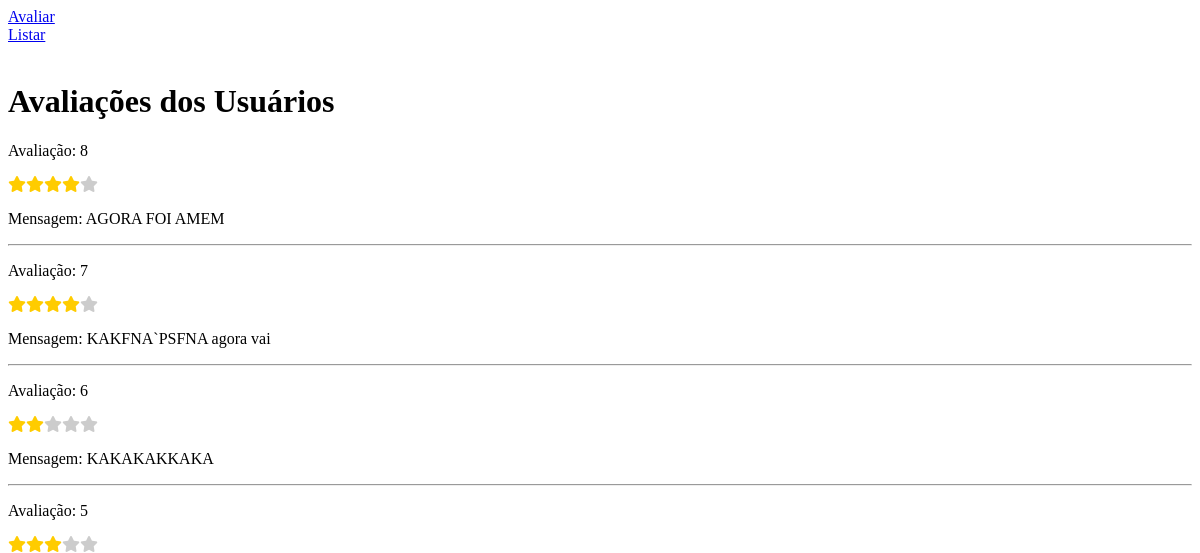
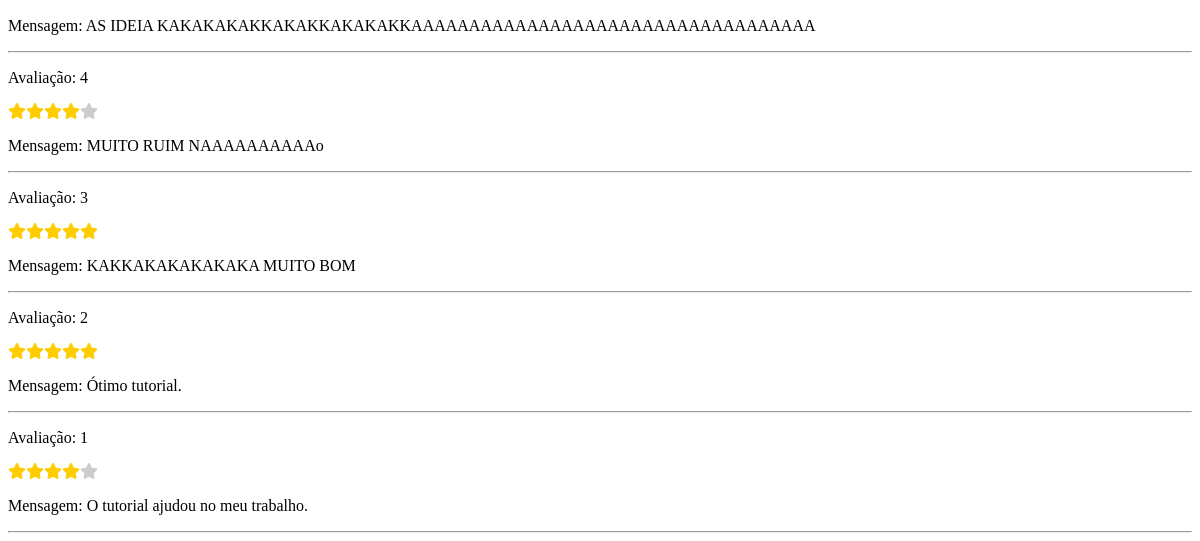
Page /criar-avaliacao-de-estrela-com-php/listar_avaliacoes.php on the earlier database version (2 pictures, top to bottom).
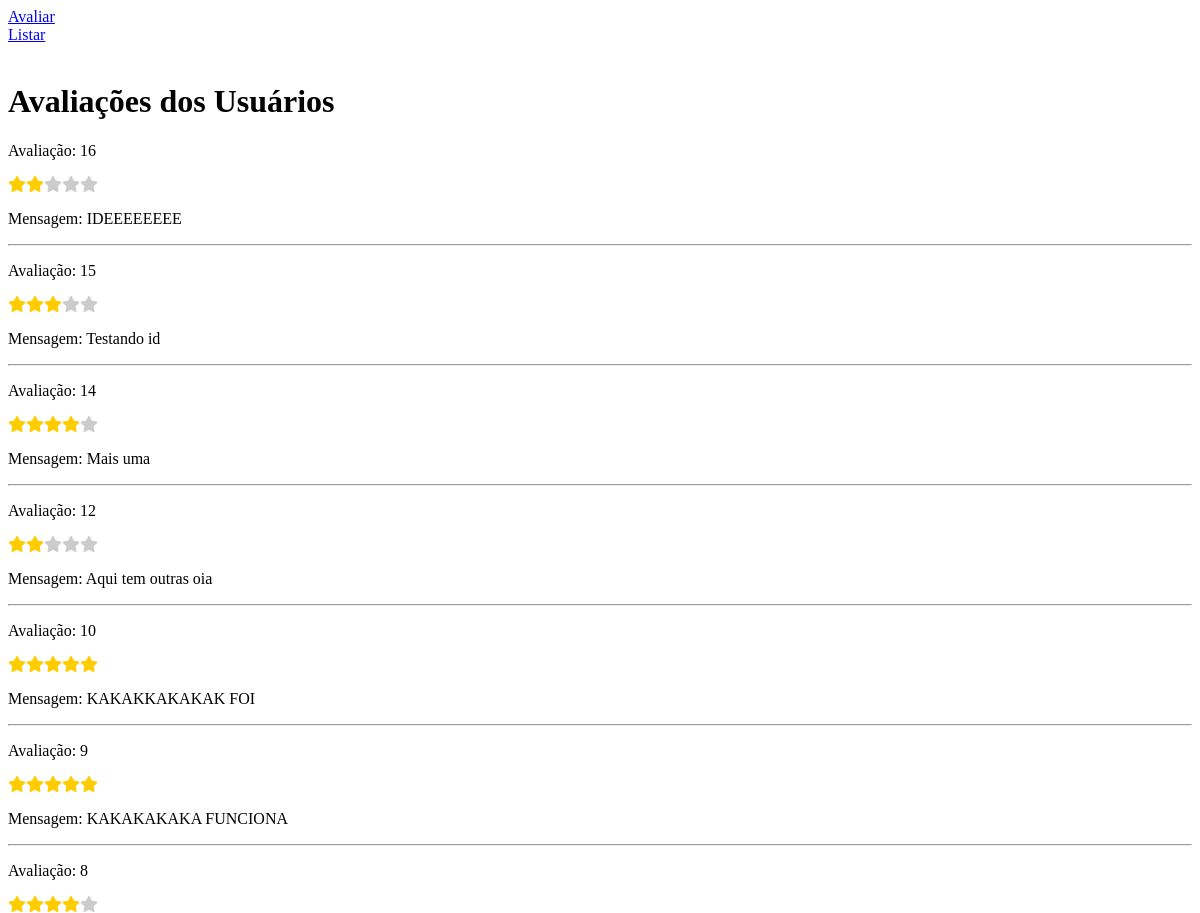
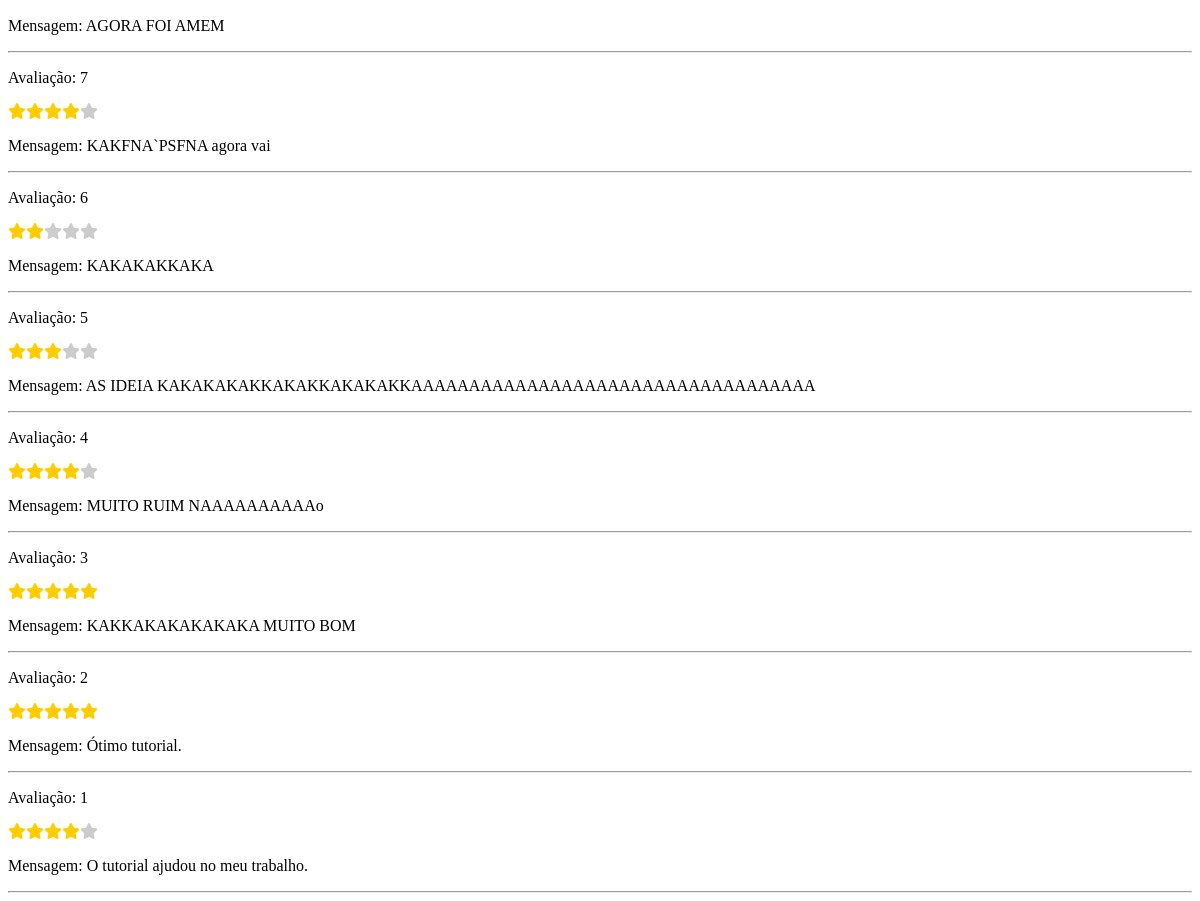
Same page on the later database version (2 pictures, top to bottom).
### tables this page shows
CREATE TABLE `avaliacoes` (
  `id` int(11) NOT NULL,
  `qtd_estrela` int(11) NOT NULL,
  `mensagem` varchar(255) DEFAULT NULL,
  `created` datetime NOT NULL,
  `modified` datetime DEFAULT NULL,
  `id_empresa` varchar(20) DEFAULT NULL,
  `id_usuario` int(11) DEFAULT NULL
);

### criar-avaliacao-de-estrela-com-php/listar_avaliacoes.php (the view, shortened to what this page needs)
<?php
include_once './conexao.php';
?>
<!DOCTYPE html>
<html lang="pt-br">
<head>
    <link rel="stylesheet" href="https://cdnjs.cloudflare.com/ajax/libs/font-awesome/6.4.2/css/all.min.css" />
    <link rel="stylesheet" href="css/custom.css">
</head>
<body>
    <a href="index.php">Avaliar</a><br>
    <a href="listar_avaliacoes.php">Listar</a><br><br>
    <h1>Avaliações dos Usuários</h1>
    <?php
    $query_avaliacoes = "SELECT id, qtd_estrela, mensagem
                        FROM avaliacoes
                        ORDER BY id DESC";
    $result_avaliacoes = $conn->prepare($query_avaliacoes);
    $result_avaliacoes->execute();
    while ($row_avaliacao = $result_avaliacoes->fetch(PDO::FETCH_ASSOC)) {
        extract($row_avaliacao);
        echo "<p>Avaliação: $id</p>";
        for ($i = 1; $i <= 5; $i++) {
            if ($i <= $qtd_estrela) {
                echo '<i class="estrela-preenchida fa-solid fa-star"></i>';
            } else {
                echo '<i class="estrela-vazia fa-solid fa-star"></i>';
            }
        }
        echo "<p>Mensagem: $mensagem</p><hr>";
    }
    ?>
</body>
</html>

Differences in the rows shown:
added avaliacoes: id "16", qtd_estrela 2 (drawn), mensagem "IDEEEEEEEE"
added avaliacoes: id "15", qtd_estrela 3 (drawn), mensagem "Testando id"
added avaliacoes: id "14", qtd_estrela 4 (drawn), mensagem "Mais uma"
added avaliacoes: id "12", qtd_estrela 2 (drawn), mensagem "Aqui tem outras oia"
added avaliacoes: id "10", qtd_estrela 5 (drawn), mensagem "KAKAKKAKAKAK FOI"
added avaliacoes: id "9", qtd_estrela 5 (drawn), mensagem "KAKAKAKAKA FUNCIONA"
